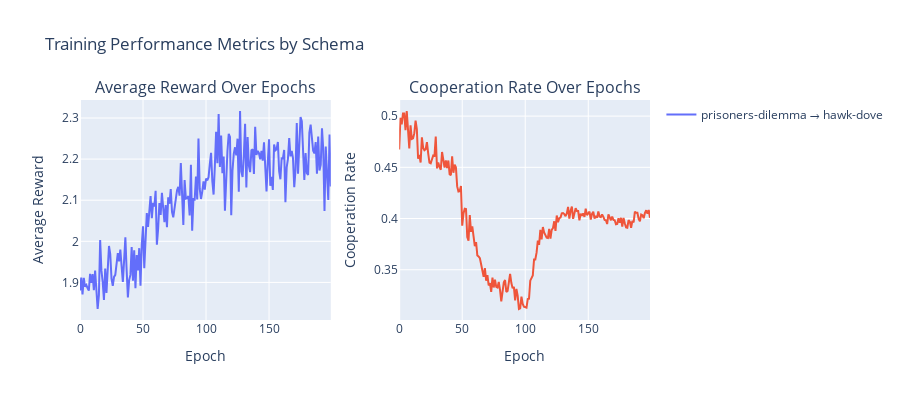

Notebook code for this chart:
### Markdown cell above
### 4.2 Training Reward and Cooperation Rate

### Code cell
if not training_df.empty:
    fig = make_subplots(
        rows=1, cols=2,
        subplot_titles=('Average Reward Over Epochs', 'Cooperation Rate Over Epochs'),
        horizontal_spacing=0.12
    )
    
    for schema in training_df['schema_name'].unique():
        schema_data = training_df[training_df['schema_name'] == schema].groupby('epoch').agg({
            'agent_reward': 'mean',
            'cooperation_rate': 'mean'
        }).reset_index()
        
        fig.add_trace(
            go.Scatter(x=schema_data['epoch'], y=schema_data['agent_reward'],
                      mode='lines', name=schema, showlegend=True),
            row=1, col=1
        )
        
        fig.add_trace(
            go.Scatter(x=schema_data['epoch'], y=schema_data['cooperation_rate'],
                      mode='lines', name=schema, showlegend=False),
            row=1, col=2
        )
    
    fig.update_layout(
        title_text="Training Performance Metrics by Schema",
        height=400,
        hovermode='x unified'
    )
    fig.update_xaxes(title_text="Epoch")
    fig.update_yaxes(title_text="Average Reward", row=1, col=1)
    fig.update_yaxes(title_text="Cooperation Rate", row=1, col=2)
    fig.show()
else:
    print("No training data available for visualization")

### Figure 1 — Plotly figure (JSON) as saved in the notebook; plotly's stock layout.template omitted (floating-point values rounded to 4 significant figures; data arrays with more than 128 entries replaced by an {"elided": "..."} marker saying what was removed)
{"data": [{"mode": "lines", "name": "prisoners-dilemma → hawk-dove", "showlegend": true, "type": "scatter", "x": {"elided": "200 int values"}, "xaxis": "x", "y": {"elided": "200 float values"}, "yaxis": "y"}, {"mode": "lines", "name": "prisoners-dilemma → hawk-dove", "showlegend": false, "type": "scatter", "x": {"elided": "200 int values"}, "xaxis": "x2", "y": {"elided": "200 float values"}, "yaxis": "y2"}], "layout": {"annotations": [{"font": {"size": 16}, "showarrow": false, "text": "Average Reward Over Epochs", "x": 0.22, "xanchor": "center", "xref": "paper", "y": 1, "yanchor": "bottom", "yref": "paper"}, {"font": {"size": 16}, "showarrow": false, "text": "Cooperation Rate Over Epochs", "x": 0.78, "xanchor": "center", "xref": "paper", "y": 1, "yanchor": "bottom", "yref": "paper"}], "height": 400, "hovermode": "x unified", "title": {"text": "Training Performance Metrics by Schema"}, "xaxis": {"anchor": "y", "domain": [0, 0.44], "title": {"text": "Epoch"}}, "xaxis2": {"anchor": "y2", "domain": [0.56, 1], "title": {"text": "Epoch"}}, "yaxis": {"anchor": "x", "domain": [0, 1], "title": {"text": "Average Reward"}}, "yaxis2": {"anchor": "x2", "domain": [0, 1], "title": {"text": "Cooperation Rate"}}}}
